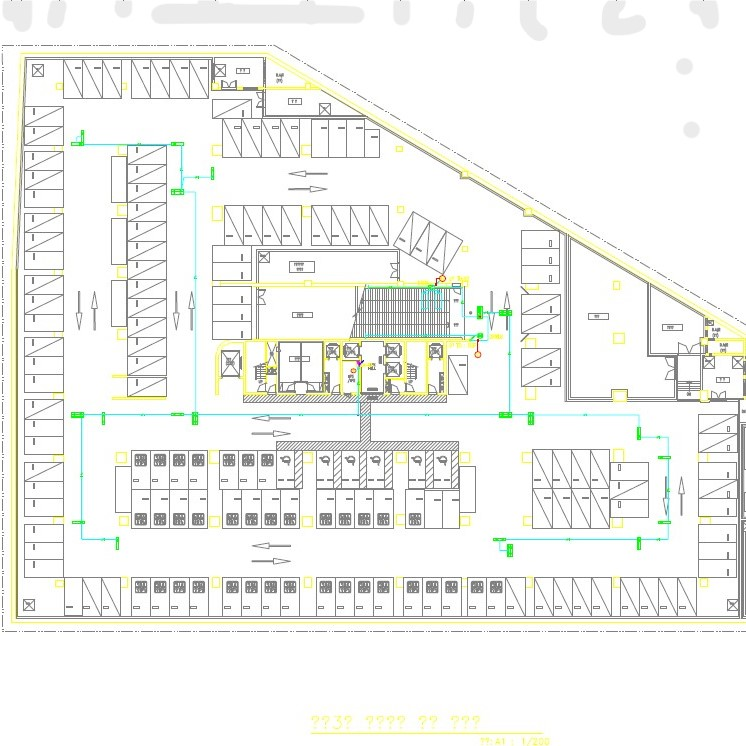
#> input picture livox_ros_driver/scripts/parkpic7.jpg, 746 x 746 px
$ python test_binary.py
#> lines starting #> are read from the running program, lines starting #| are printed output that depends on the picture; after the words box and inside, x2 and y2 are one past the last pixel; in counts of white or black regions, pixels touching at a corner belong together

import cv2
import numpy as np

# Read image
img = cv2.imread('parkpic7.jpg')
#> img is the input picture: shape (746, 746, 3); mean B, G, R 239.9, 243.6, 242.5
hh, ww = img.shape[:2]
#> hh = 746; ww = 746

# threshold on white
# Define lower and uppper limits
lower = np.array([200, 200, 200])
upper = np.array([255, 255, 255])

# Create mask to only select black
thresh = cv2.inRange(img, lower, upper)
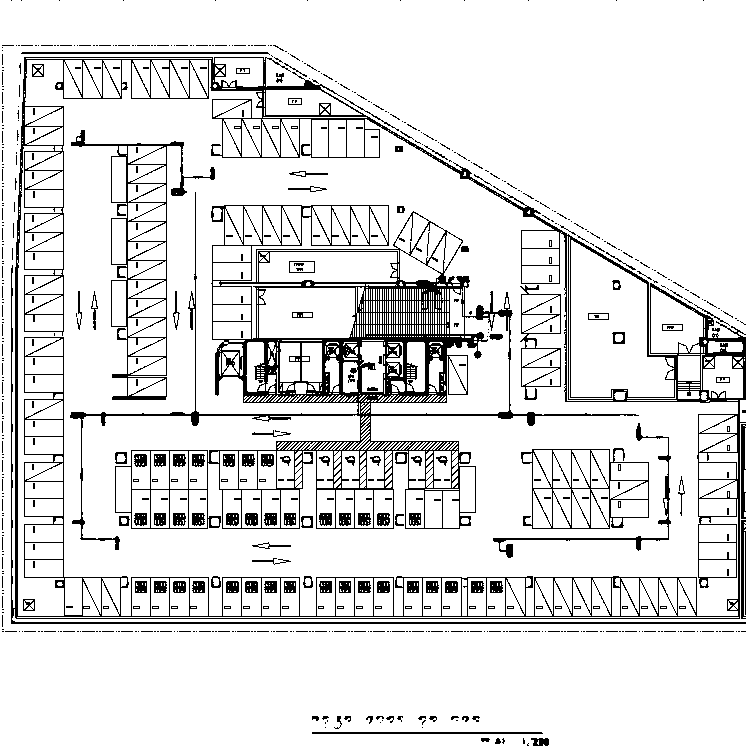
#> thresh: shape (746, 746); 88.8% white; black in thin lines or dots

# apply morphology
kernel = cv2.getStructuringElement(cv2.MORPH_ELLIPSE, (20,20))
morph = cv2.morphologyEx(thresh, cv2.MORPH_CLOSE, kernel)
#> morph: shape (746, 746); every value is 255

# get contours
contours = cv2.findContours(morph, cv2.RETR_EXTERNAL, cv2.CHAIN_APPROX_SIMPLE)
#> contours = 1 contour; box (x1, y1, x2, y2) and area: (0, 0, 746, 746) 555025
contours = contours[0] if len(contours) == 2 else contours[1]
#> contours = [[[0, 0], [0, 745], [745, 745], [745, 0]]]

# draw white contours on black background as mask
mask = np.zeros((hh,ww), dtype=np.uint8)
for cntr in contours:
    cv2.drawContours(mask, [cntr], 0, (255,255,255), -1)
#> this loop made 1 pass
#> cntr on pass 1: [[0, 0], [0, 745], [745, 745], [745, 0]]

# get convex hull
points = np.column_stack(np.where(thresh.transpose() > 0))
#> points = 493925 pairs, first value 0 to 745, second value 0 to 745
hullpts = cv2.convexHull(points)
#> hullpts = [[745, 745], [0, 745], [0, 0], [745, 0]]
#> (the run stopped early here; a loop or call above may not have finished)
